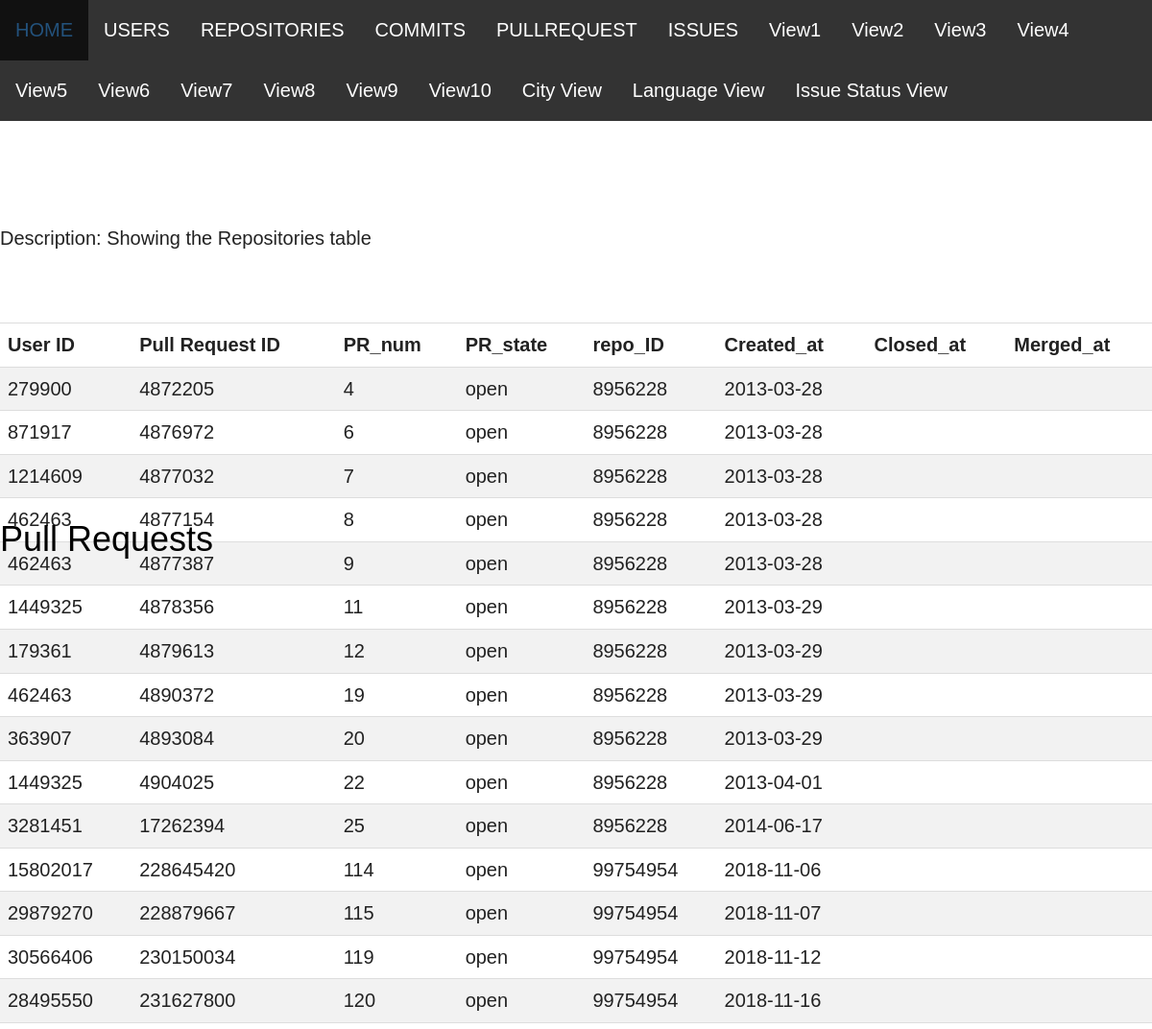
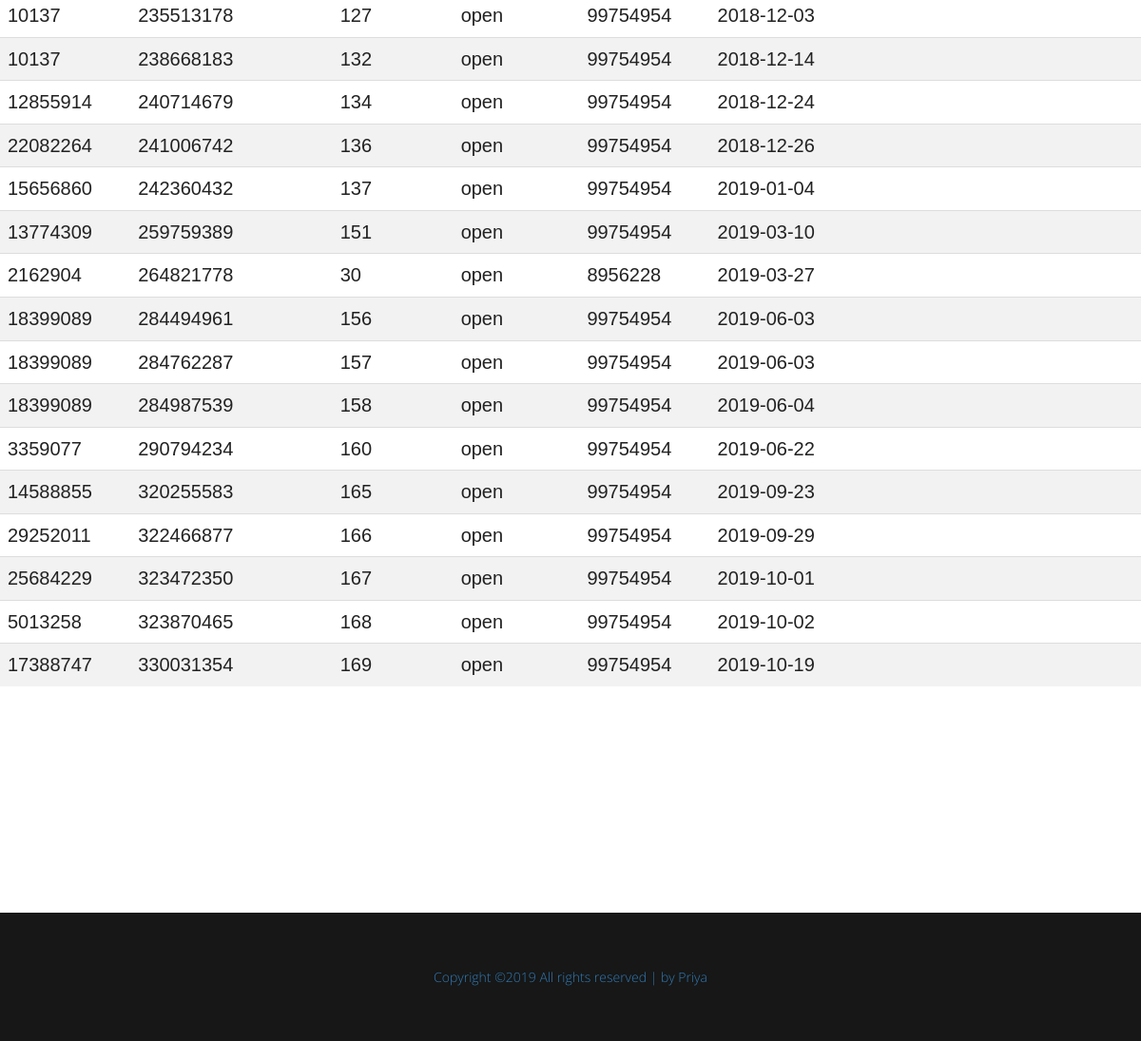
/frontendGitHub/pullRequest.php, run on the app's committed database (2 pictures, top to bottom).
### tables this page shows
CREATE TABLE `pull_request` (
  `userID` int(11) NOT NULL,
  `pr_id` int(11) NOT NULL,
  `pr_num` int(11) DEFAULT NULL,
  `pr_state` varchar(45) DEFAULT NULL,
  `repo_id` int(10) NOT NULL,
  `created_at` varchar(45) NOT NULL,
  `closed_at` varchar(45) DEFAULT NULL,
  `merged_at` varchar(45) DEFAULT NULL,
  PRIMARY KEY (`pr_id`),
  KEY `repository_ID_idx` (`repo_id`),
  CONSTRAINT `repository_ID` FOREIGN KEY (`repo_id`) REFERENCES `repositories` (`repositoryID`) ON DELETE CASCADE ON UPDATE CASCADE
);

### frontendGitHub/pullRequest.php (the view, shortened to what this page needs)
<?php
$host="127.0.0.1";
$port=3307;
$socket="";
$user="root";
$password="";
$dbname="Project2";
$con = new mysqli($host, $user, $password, $dbname, $port, $socket)
	or die ('Could not connect to the database server' . mysqli_connect_error());
?>
<!DOCTYPE html>
<html lang="en">
<head>
</head>
<body>
<ul>
  <li><a class="active" href="GITHUB_API.html">HOME</a></li>
  <li><a href="users.php">USERS</a></li>
  <li><a href="REPOSITORIES.php">REPOSITORIES</a></li>
  <li><a href="COMMITS.php">COMMITS</a></li>
  <li><a href="PULLREQUEST.php">PULLREQUEST</a></li>
  <li><a href="ISSUES.php">ISSUES</a></li>
  <li><a href="View1.php">View1</a></li>
  <li><a href="View2.php">View2</a></li>
  <li><a href="View3.php">View3</a></li>
  <li><a href="View4.php">View4</a></li>
  <li><a href="View5.php">View5</a></li>
  <li><a href="View6.php">View6</a></li>
  <li><a href="View7.php">View7</a></li>
  <li><a href="View8.php">View8</a></li>
  <li><a href="View9.php">View9</a></li>
  <li><a href="View10.php">View10</a></li>
  <li><a href="CityView.php">City View</a></li>
  <li><a href="LanguageView.php">Language View</a></li>
  <li><a href="IssueStatusView.php">Issue Status View</a></li>
</ul>
<link href="css/bootstrap.min.css" rel="stylesheet">
<link href="css/bootstrap-theme.min.css" rel="stylesheet">
<link href="css/font-awesome.min.css" rel="stylesheet">
<link rel="stylesheet" href="css/themify-icons.css">
<link rel="stylesheet" href="css/animate.css">
<link rel="stylesheet" href="css/style.css">
<br>
<div>
    <h1 class="hero-text">Pull Requests</h1>
</div>
<br><br>
<p> Description: Showing the Repositories table </p>
<br>
<br>
<div class = "table_wrapper">
<table style="width:100%" class="table" id="dataTable" >
    <tr style="font-weight:bold"><td>User ID</td><td>Pull Request ID</td><td>PR_num</td><td>PR_state</td><td>repo_ID</td><td>Created_at</td><td>Closed_at</td><td>Merged_at</td></tr>
    <?php
        $sql = "SELECT *
                FROM pull_request;";
        $result = mysqli_query($con, $sql) or die("Bad Query: $sql");
        while ($row = mysqli_fetch_assoc($result)){
            echo "<tr><td>{$row['userID']}</td><td>{$row['pr_id']}</td><td>{$row['pr_num']}</td><td>{$row['pr_state']}</td><td>{$row['repo_id']}</td><td>{$row['created_at']}</td><td>{$row['closed_at']}</td><td>{$row['merged_at']}</td></tr>";
        }
    ?>
</table>
</div>
<br>
</body>
<section class="product-landing pro_d" data-scroll-index="1">
</section>
<footer class="footer-area">
        <div class="container">
            <div class="row text-center">
                <p class="copyright">
                    <a>Copyright &copy;<script>document.write(new Date().getFullYear());</script> All rights reserved | by Priya</a>
                </p>
            </div>
        </div>
    </footer>
</html>

### frontendGitHub/css/style.css (style rules this page uses)
body { font-family: 'Montserrat'; font-weight: 300; font-size: 20px; line-height: 35px; color: #222; }
a, .btn, button { text-decoration: none; outline: none; transition: all 0.6s ease-in-out; }
p { margin: 0px; }
ul, h1, h2, h3, h4, h5, h6 { margin: 0; list-style: none; padding: 0; margin: 0px; }
body { overflow-x: hidden; }
.hero-text { text-align: center; position: absolute; top: 25%; transform: translateY(-50%); left: 50%; transform: translateX(-50%); z-index: 9999; }
.product-landing { padding-top: 113px; padding-bottom: 70px; }
.footer-area { background: #161716; padding: 50px 0; }
.copyright { color: #97989b; font-size: 14px; font-family: 'Open Sans', sans-serif; font-weight: 400px; }

### frontendGitHub/pullRequest.php (style rules this page uses)
ul { list-style-type: none; margin: 0; padding: 0; overflow: hidden; background-color: #333; }
li { float: left; }
li a { display: block; color: white; text-align: center; padding: 14px 16px; text-decoration: none; }
table { border-collapse: collapse; width: 100%; }
.table_wrapper { display: block; overflow-x: auto; white-space: nowrap; }
th, td { text-align: left; padding: 8px; }
tr:nth-child(even) { background-color: #f2f2f2; }
h1.hero-text { color: black; text-align: left; width: 100% !important; }
body { font-family: Arial, Helvetica, sans-serif; font-size: 20px; }

### data on the page
pull_request: userID "279900", pr_id "4872205", pr_num "4", pr_state "open", repo "8956228", created_at "2013-03-28"
pull_request: userID "871917", pr_id "4876972", pr_num "6", pr_state "open", repo "8956228", created_at "2013-03-28"
pull_request: userID "1214609", pr_id "4877032", pr_num "7", pr_state "open", repo "8956228", created_at "2013-03-28"
pull_request: userID "462463", pr_id "4877154", pr_num "8", pr_state "open", repo "8956228", created_at "2013-03-28"
pull_request: userID "462463", pr_id "4877387", pr_num "9", pr_state "open", repo "8956228", created_at "2013-03-28"
pull_request: userID "1449325", pr_id "4878356", pr_num "11", pr_state "open", repo "8956228", created_at "2013-03-29"
pull_request: userID "179361", pr_id "4879613", pr_num "12", pr_state "open", repo "8956228", created_at "2013-03-29"
pull_request: userID "462463", pr_id "4890372", pr_num "19", pr_state "open", repo "8956228", created_at "2013-03-29"
pull_request: userID "363907", pr_id "4893084", pr_num "20", pr_state "open", repo "8956228", created_at "2013-03-29"
pull_request: userID "1449325", pr_id "4904025", pr_num "22", pr_state "open", repo "8956228", created_at "2013-04-01"
pull_request: userID "3281451", pr_id "17262394", pr_num "25", pr_state "open", repo "8956228", created_at "2014-06-17"
pull_request: userID "15802017", pr_id "228645420", pr_num "114", pr_state "open", repo "99754954", created_at "2018-11-06"
pull_request: userID "29879270", pr_id "228879667", pr_num "115", pr_state "open", repo "99754954", created_at "2018-11-07"
pull_request: userID "30566406", pr_id "230150034", pr_num "119", pr_state "open", repo "99754954", created_at "2018-11-12"
pull_request: userID "28495550", pr_id "231627800", pr_num "120", pr_state "open", repo "99754954", created_at "2018-11-16"
pull_request: userID "10137", pr_id "235513178", pr_num "127", pr_state "open", repo "99754954", created_at "2018-12-03"
pull_request: userID "10137", pr_id "238668183", pr_num "132", pr_state "open", repo "99754954", created_at "2018-12-14"
pull_request: userID "12855914", pr_id "240714679", pr_num "134", pr_state "open", repo "99754954", created_at "2018-12-24"
pull_request: userID "22082264", pr_id "241006742", pr_num "136", pr_state "open", repo "99754954", created_at "2018-12-26"
pull_request: userID "15656860", pr_id "242360432", pr_num "137", pr_state "open", repo "99754954", created_at "2019-01-04"
pull_request: userID "13774309", pr_id "259759389", pr_num "151", pr_state "open", repo "99754954", created_at "2019-03-10"
pull_request: userID "2162904", pr_id "264821778", pr_num "30", pr_state "open", repo "8956228", created_at "2019-03-27"
pull_request: userID "18399089", pr_id "284494961", pr_num "156", pr_state "open", repo "99754954", created_at "2019-06-03"
pull_request: userID "18399089", pr_id "284762287", pr_num "157", pr_state "open", repo "99754954", created_at "2019-06-03"
pull_request: userID "18399089", pr_id "284987539", pr_num "158", pr_state "open", repo "99754954", created_at "2019-06-04"
pull_request: userID "3359077", pr_id "290794234", pr_num "160", pr_state "open", repo "99754954", created_at "2019-06-22"
pull_request: userID "14588855", pr_id "320255583", pr_num "165", pr_state "open", repo "99754954", created_at "2019-09-23"
pull_request: userID "29252011", pr_id "322466877", pr_num "166", pr_state "open", repo "99754954", created_at "2019-09-29"
pull_request: userID "25684229", pr_id "323472350", pr_num "167", pr_state "open", repo "99754954", created_at "2019-10-01"
pull_request: userID "5013258", pr_id "323870465", pr_num "168", pr_state "open", repo "99754954", created_at "2019-10-02"
pull_request: userID "17388747", pr_id "330031354", pr_num "169", pr_state "open", repo "99754954", created_at "2019-10-19"
